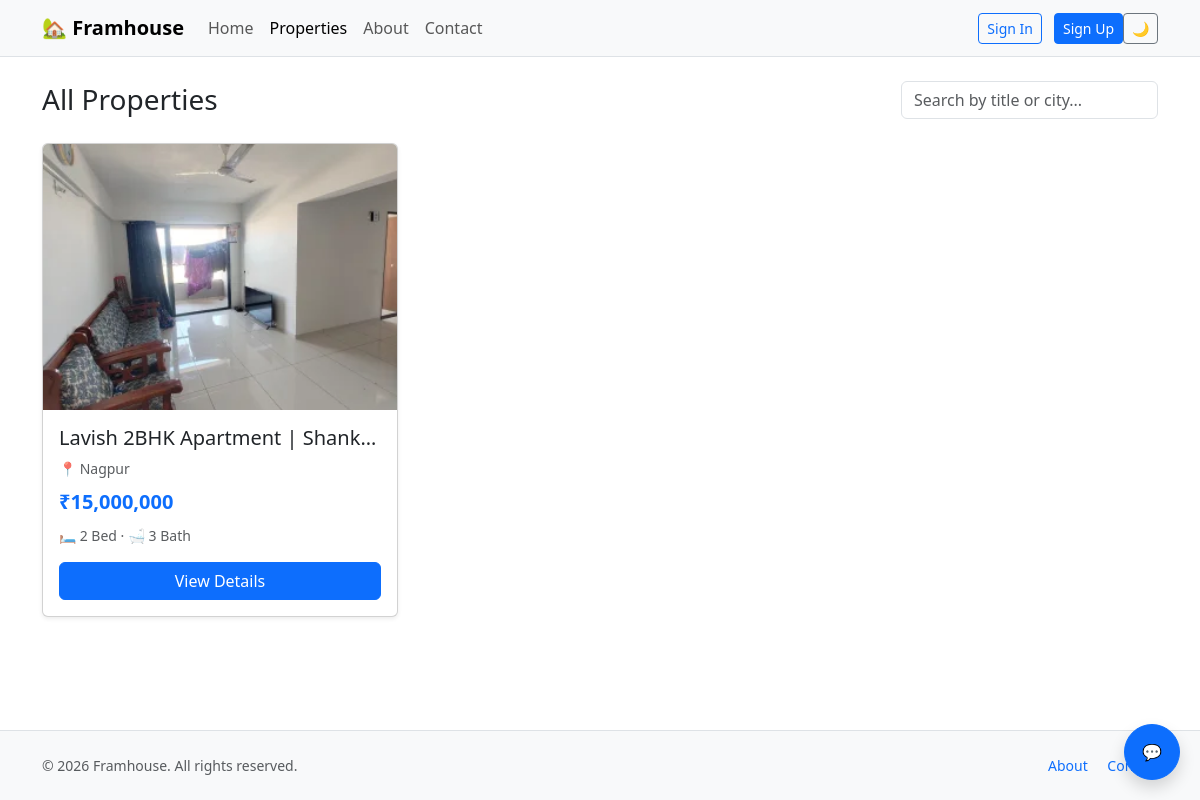
Page /properties/ on the committed database.
### listing/models.py (models this page shows, shortened)
class Property(models.Model):
    title = models.CharField(max_length=200)
    description = models.TextField()
    price = models.DecimalField(max_digits=10, decimal_places=2)
    bedrooms = models.PositiveSmallIntegerField(default=1)
    bathrooms = models.PositiveSmallIntegerField(default=1)
    address = models.CharField(max_length=200)
    city = models.CharField(max_length=100, default='')
    image = models.ImageField(upload_to='properties/')

### listing/views.py (the view)
# urls.py: path("", views.property_list, name="property_list"),
def property_list(request):
    properties = Property.objects.all().order_by("-id")
    return render(request, "listing/property_list.html", {"properties": properties})

### templates/listing/property_list.html (shortened to what this page needs)
{% extends "base.html" %}
{% block content %}
<div class="d-flex flex-column flex-md-row justify-content-between align-items-md-center gap-3 mb-4">
  <h1 class="h3 mb-0">All Properties</h1>
  <div class="d-flex gap-2">
    <input id="searchInput" type="search" class="form-control" placeholder="Search by title or city..." aria-label="Search properties">
  </div>
</div>
<div class="row g-4" id="propertyGrid">
  {% for p in properties %}
    {% include "partials/property_card.html" %}
  {% empty %}
    <div class="col-12"><div class="alert alert-info mb-0">No properties available right now.</div></div>
  {% endfor %}
</div>
{% endblock %}

### templates/partials/property_card.html
<div class="col-12 col-sm-6 col-lg-4 property-item" data-search="{{ p.title|lower }} {{ p.city|lower }} {{ p.address|lower }}">
  <div class="card h-100 shadow-sm property-card">
    <div class="ratio ratio-4x3">
      {% if p.image %}
        <img src="{{ p.image.url }}" class="card-img-top object-fit-cover" alt="{{ p.title }}" loading="lazy">
      {% else %}
        <div class="d-flex align-items-center justify-content-center bg-secondary-subtle fs-1">🏠</div>
      {% endif %}
    </div>
    <div class="card-body d-flex flex-column">
      <h5 class="card-title text-truncate">{{ p.title }}</h5>
      <p class="text-body-secondary small mb-2">📍 {{ p.city }}</p>
      <p class="fw-bold fs-5 text-primary mb-2">₹{{ p.price|floatformat:"0g" }}</p>
      <p class="small text-body-secondary mb-3">🛏 {{ p.bedrooms }} Bed · 🛁 {{ p.bathrooms }} Bath</p>
      <a href="{% url 'property_detail' p.id %}" class="btn btn-primary mt-auto">View Details</a>
    </div>
  </div>
</div>

### templates/base.html (style rules this page uses)
.property-card { transition: transform .2s ease, box-shadow .2s ease; }

### rows in the picture
Property: image (picture), title "Lavish 2BHK Apartment | Shank…", city "Nagpur", price "15,000,000", bedrooms "2", bathrooms "3"
